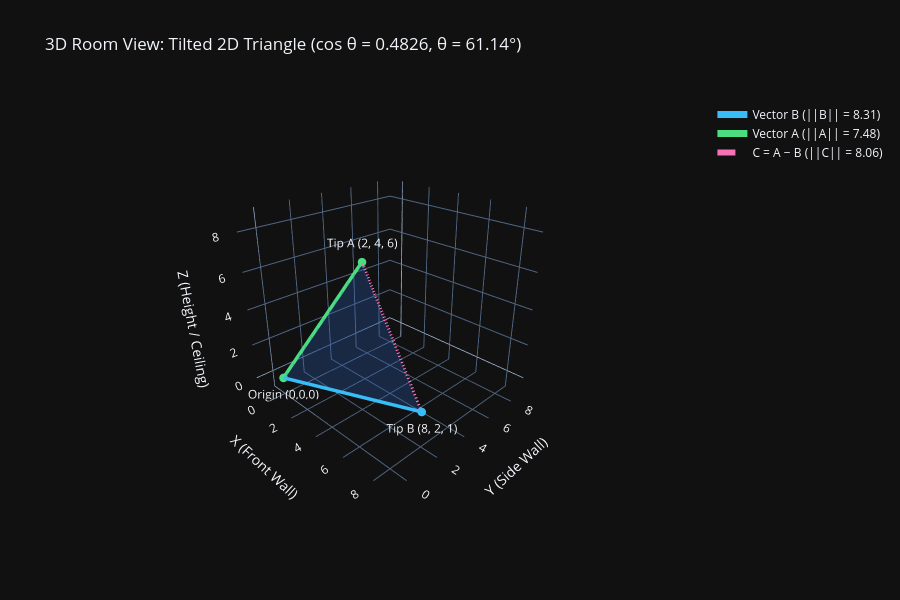

Notebook code for this chart:
### Code cell
import math
import plotly.graph_objects as go

# ==========================================
# 1. DEFINE TWO 3D VECTORS IN THE ROOM
# ==========================================
A = [2, 4, 6]
B = [8, 2, 1]
C = [ai - bi for ai, bi in zip(A, B)]  # [-6, 2, 5]

# ==========================================
# 2. COMPUTE DOT PRODUCT & COSINE SIMILARITY
# ==========================================
dot_product = sum(ai * bi for ai, bi in zip(A, B))
mag_A = math.sqrt(sum(ai**2 for ai in A))
mag_B = math.sqrt(sum(bi**2 for bi in B))
mag_C = math.sqrt(sum(ci**2 for ci in C))

cos_sim = dot_product / (mag_A * mag_B)
theta_deg = math.degrees(math.acos(cos_sim))

print(f"Dot Product (A · B): {dot_product:.2f}")
print(f"Lengths -> ||A||={mag_A:.2f}, ||B||={mag_B:.2f}, ||C||={mag_C:.2f}")
print(f"Cosine Similarity:   {cos_sim:.4f} (Angle θ = {theta_deg:.2f}°)")

# ==========================================
# 3. DYNAMICALLY CALCULATE CUBE BOUNDS
# ==========================================
all_coords = [0] + A + B
min_bound = min(all_coords) - 1
max_bound = max(all_coords) + 1

# ==========================================
# 4. BUILD THE 3D INTERACTIVE ROOM (PLOTLY)
# ==========================================
fig = go.Figure()

# Filled 2D Triangle Surface floating inside the 3D room
fig.add_trace(go.Mesh3d(
    x=[0, B[0], A[0]],
    y=[0, B[1], A[1]],
    z=[0, B[2], A[2]],
    i=[0], j=[1], k=[2],
    color="#3b82f6",
    opacity=0.28,
    name="Flat 2D Triangle Plane",
    hoverinfo="skip"
))

# Vector B
fig.add_trace(go.Scatter3d(
    x=[0, B[0]], y=[0, B[1]], z=[0, B[2]],
    mode="lines+markers+text",
    name=f"Vector B (||B|| = {mag_B:.2f})",
    line=dict(color="#38bdf8", width=7),
    marker=dict(size=5, color="#38bdf8"),
    text=["Origin (0,0,0)", f"Tip B ({B[0]}, {B[1]}, {B[2]})"],
    textposition="bottom center"
))

# Vector A
fig.add_trace(go.Scatter3d(
    x=[0, A[0]], y=[0, A[1]], z=[0, A[2]],
    mode="lines+markers+text",
    name=f"Vector A (||A|| = {mag_A:.2f})",
    line=dict(color="#4ade80", width=7),
    marker=dict(size=5, color="#4ade80"),
    text=["", f"Tip A ({A[0]}, {A[1]}, {A[2]})"],
    textposition="top center"
))

# Difference Vector C = A - B (Closes the triangle)
fig.add_trace(go.Scatter3d(
    x=[B[0], A[0]], y=[B[1], A[1]], z=[B[2], A[2]],
    mode="lines",
    name=f"C = A − B (||C|| = {mag_C:.2f})",
    line=dict(color="#f472b6", width=6, dash="dash")
))

# Layout & Auto-Scaled 3D Room Settings
fig.update_layout(
    title=f"3D Room View: Tilted 2D Triangle (cos θ = {cos_sim:.4f}, θ = {theta_deg:.2f}°)",
    template="plotly_dark",
    height=600,
    scene=dict(
        xaxis=dict(title="X (Front Wall)", range=[min_bound, max_bound]),
        yaxis=dict(title="Y (Side Wall)", range=[min_bound, max_bound]),
        zaxis=dict(title="Z (Height / Ceiling)", range=[min_bound, max_bound]),
        aspectmode="cube",  # Keeps 1:1:1 true 3D proportions across identical ranges
        camera=dict(eye=dict(x=1.6, y=-1.6, z=1.1))
    )
)

fig.show()

### Figure 1 — Plotly figure (JSON) as saved in the notebook; plotly's stock layout.template omitted (floating-point values rounded to 4 significant figures)
{"data": [{"color": "#3b82f6", "hoverinfo": "skip", "i": [0], "j": [1], "k": [2], "name": "Flat 2D Triangle Plane", "opacity": 0.28, "type": "mesh3d", "x": [0, 8, 2], "y": [0, 2, 4], "z": [0, 1, 6]}, {"line": {"color": "#38bdf8", "width": 7}, "marker": {"color": "#38bdf8", "size": 5}, "mode": "lines+markers+text", "name": "Vector B (||B|| = 8.31)", "text": ["Origin (0,0,0)", "Tip B (8, 2, 1)"], "textposition": "bottom center", "type": "scatter3d", "x": [0, 8], "y": [0, 2], "z": [0, 1]}, {"line": {"color": "#4ade80", "width": 7}, "marker": {"color": "#4ade80", "size": 5}, "mode": "lines+markers+text", "name": "Vector A (||A|| = 7.48)", "text": ["", "Tip A (2, 4, 6)"], "textposition": "top center", "type": "scatter3d", "x": [0, 2], "y": [0, 4], "z": [0, 6]}, {"line": {"color": "#f472b6", "dash": "dash", "width": 6}, "mode": "lines", "name": "C = A − B (||C|| = 8.06)", "type": "scatter3d", "x": [8, 2], "y": [2, 4], "z": [1, 6]}], "layout": {"height": 600, "scene": {"aspectmode": "cube", "camera": {"eye": {"x": 1.6, "y": -1.6, "z": 1.1}}, "xaxis": {"range": [-1, 9], "title": {"text": "X (Front Wall)"}}, "yaxis": {"range": [-1, 9], "title": {"text": "Y (Side Wall)"}}, "zaxis": {"range": [-1, 9], "title": {"text": "Z (Height / Ceiling)"}}}, "title": {"text": "3D Room View: Tilted 2D Triangle (cos θ = 0.4826, θ = 61.14°)"}}}
